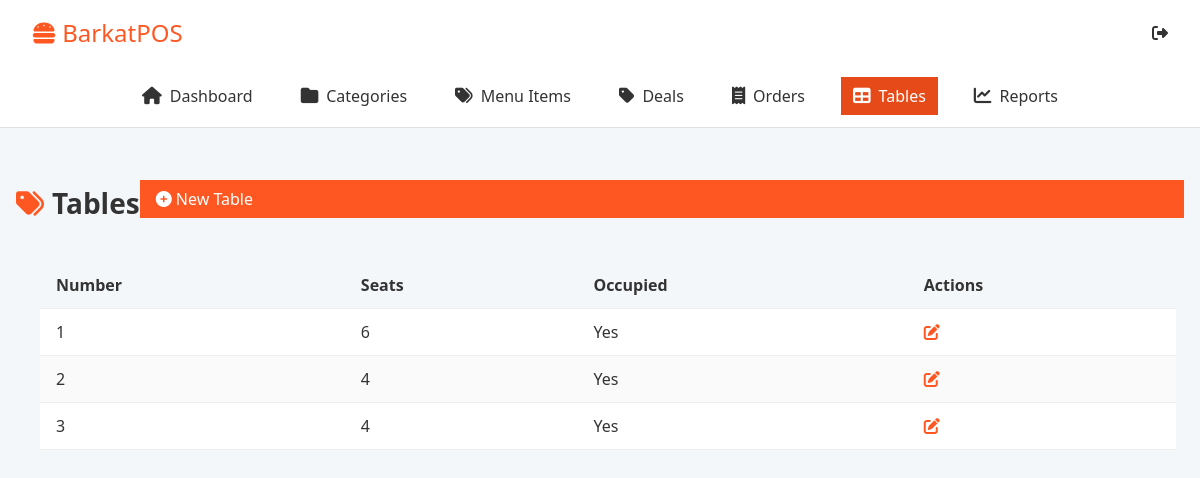
Page /tables/ on the earlier database version.
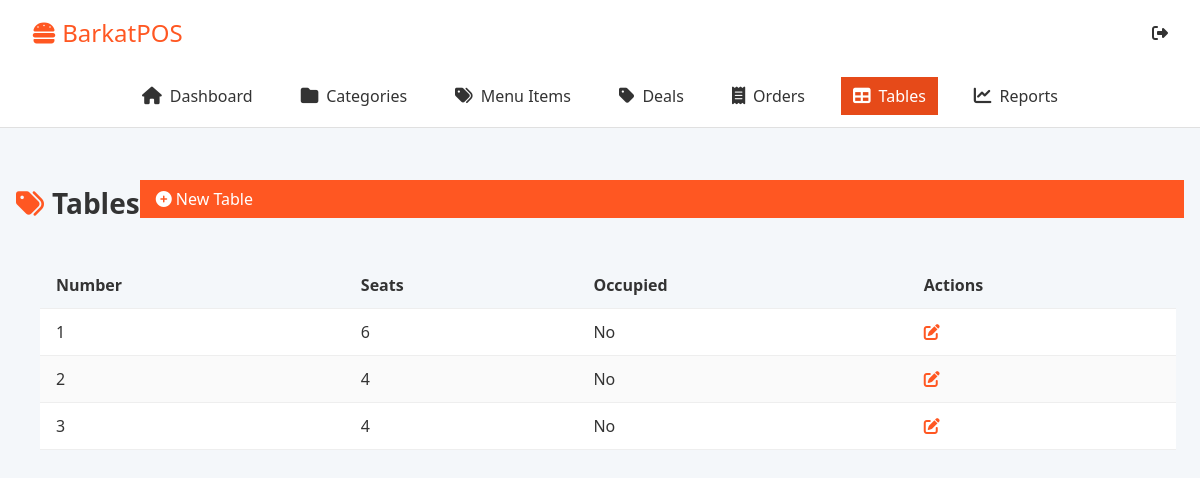
Same page on the later database version.
### core/models.py (models this page shows, shortened)
class Table(models.Model):
    number = models.PositiveIntegerField(unique=True)
    seats = models.PositiveIntegerField(default=4)
    is_occupied = models.BooleanField(default=False)

### core/views.py (the view)
# urls.py: path('tables/',          TableListView.as_view(),   name='table_list'),
class TableListView(ListView):
    model = Table
    template_name = 'tables/table_list.html'
    context_object_name = 'tables'
    paginate_by = 20

### core/templates/tables/table_list.html (shortened to what this page needs)
{% extends 'base.html' %}
{% block content %}
<div class="page-header">
  <h1>Tables</h1>
  <a href="{% url 'table_create' %}" class="btn btn-submit">
    <i class="fa fa-plus-circle"></i> New Table
  </a>
</div>
<div class="table-wrapper">
  <table class="table">
    <thead>
      <tr>
        <th>Number</th>
        <th>Seats</th>
        <th>Occupied</th>
        <th>Actions</th>
      </tr>
    </thead>
    <tbody>
      {% for table in tables %}
      <tr>
        <td>{{ table.number }}</td>
        <td>{{ table.seats }}</td>
        <td>{{ table.is_occupied|yesno:"Yes,No" }}</td>
        <td>
          <a href="{% url 'table_edit' table.pk %}" class="btn-edit">
            <i class="fa fa-edit"></i>
          </a>
        </td>
      </tr>
      {% empty %}
      <tr><td colspan="4">No tables found.</td></tr>
      {% endfor %}
    </tbody>
  </table>
</div>
{% endblock %}

Differences in the rows shown:
changed Table (number 1 of 3 on the later page): is_occupied "Yes" → "No"
changed Table (number 2 of 3 on the later page): is_occupied "Yes" → "No"
changed Table (number 3 of 3 on the later page): is_occupied "Yes" → "No"
